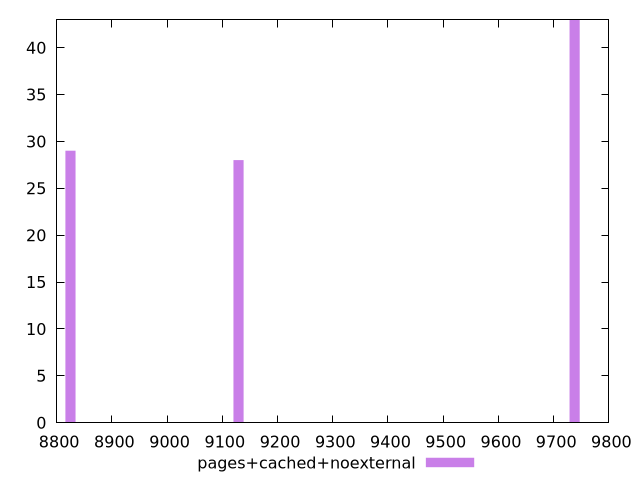

Write gnuplot code to recreate this figure.
$_pagesCachedNoexternal <<EOF
9738.00410229686 43
9129.378845903306 28
8825.06621770653 29
EOF
$_pagesCachedNoexternalNojs <<EOF
EOF
set key outside below
set terminal pngcairo
set output "report_00006_2020-11-02T20-21-41.718Z/largest-contentful-paint/largest-contentful-paint_pages+cached+noexternal_pages+cached+noexternal+nojs+hist.png"
set boxwidth 18.258757691806604
set style fill transparent solid 0.5 noborder
set yrange [0:43]
plot $_pagesCachedNoexternal title "pages+cached+noexternal" with boxes ,$_pagesCachedNoexternalNojs title "pages+cached+noexternal+nojs" with boxes ,
